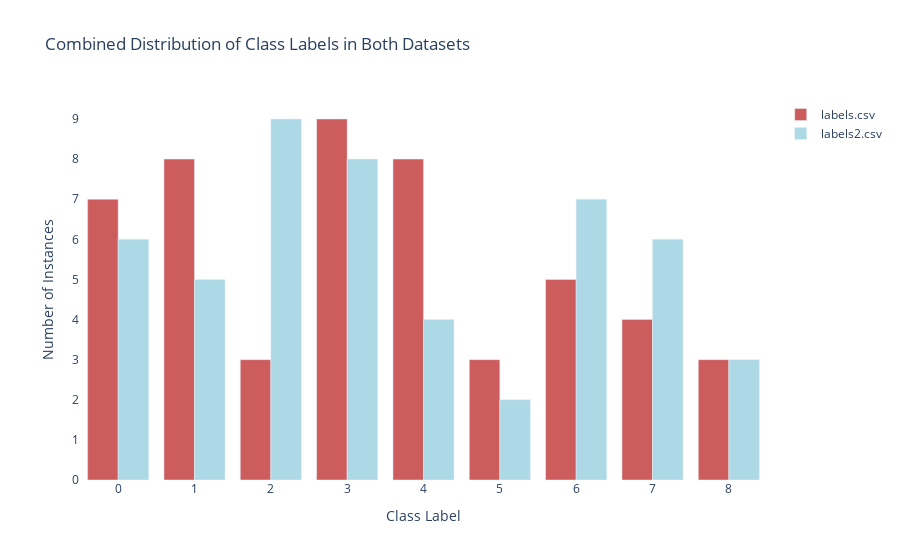

Notebook cell for this chart:
### Code cell
# Saving Distributions of labels

labels_path = '/Users/samin/Desktop/Classes/9.60/9.60-Project/datasets/labels.csv'
labels2_path = '/Users/samin/Desktop/Classes/9.60/9.60-Project/datasets/labels 2.csv'
labels_df = pd.read_csv(labels_path)
labels2_df = pd.read_csv(labels2_path)

# Count the occurrences of each class label and align indexes to ensure all labels are present in both datasets
total_labels = sorted(set(labels_df['class_label']).union(set(labels2_df['class_label'])))
label_counts1 = labels_df['class_label'].value_counts().reindex(total_labels, fill_value=0)
label_counts2 = labels2_df['class_label'].value_counts().reindex(total_labels, fill_value=0)

# Create a DataFrame for plotting
plot_df1 = pd.DataFrame({'Class Label': label_counts1.index, 'Number of Instances': label_counts1.values, 'Dataset': 'labels.csv'})
plot_df2 = pd.DataFrame({'Class Label': label_counts2.index, 'Number of Instances': label_counts2.values, 'Dataset': 'labels2.csv'})
combined_df = pd.concat([plot_df1, plot_df2])

# Plotting with Plotly
fig = go.Figure()
fig.add_trace(go.Bar(
    x=combined_df[combined_df['Dataset'] == 'labels.csv']['Class Label'],
    y=combined_df[combined_df['Dataset'] == 'labels.csv']['Number of Instances'],
    name='labels.csv',
    marker_color='indianred'
))
fig.add_trace(go.Bar(
    x=combined_df[combined_df['Dataset'] == 'labels2.csv']['Class Label'],
    y=combined_df[combined_df['Dataset'] == 'labels2.csv']['Number of Instances'],
    name='labels2.csv',
    marker_color='lightblue'
))

# Update the layout
fig.update_layout(
    title="Combined Distribution of Class Labels in Both Datasets",
    xaxis_title="Class Label",
    yaxis_title="Number of Instances",
    barmode='group',  # This parameter groups bars of different datasets next to each other
    plot_bgcolor='white'
)

# Directory to save the plot
plot_directory = '/Users/samin/Desktop/Classes/9.60/9.60-Project/plots'
if not os.path.exists(plot_directory):
    os.makedirs(plot_directory)

# Save the figure
fig.write_html(os.path.join(plot_directory, 'class_distribution_comparison.html'))
fig.show()

### Figure 1 — Plotly figure (JSON) as saved in the notebook; plotly's stock layout.template omitted (floating-point values rounded to 4 significant figures)
{"data": [{"marker": {"color": "indianred"}, "name": "labels.csv", "type": "bar", "x": [0, 1, 2, 3, 4, 5, 6, 7, 8], "y": [7, 8, 3, 9, 8, 3, 5, 4, 3]}, {"marker": {"color": "lightblue"}, "name": "labels2.csv", "type": "bar", "x": [0, 1, 2, 3, 4, 5, 6, 7, 8], "y": [6, 5, 9, 8, 4, 2, 7, 6, 3]}], "layout": {"barmode": "group", "plot_bgcolor": "white", "title": {"text": "Combined Distribution of Class Labels in Both Datasets"}, "xaxis": {"title": {"text": "Class Label"}}, "yaxis": {"title": {"text": "Number of Instances"}}}}
